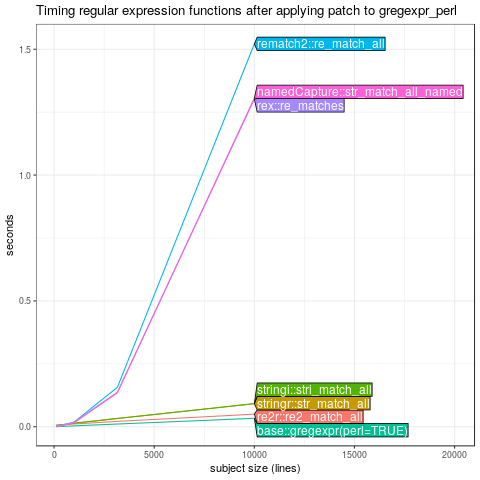

This chart was generated by the following R code:
library(data.table)
library(dplyr)
library(rex)
library(namedCapture)
library(rematch2)
library(stringr)
library(stringi)
library(re2r)
trackDb.txt.gz <- system.file(
  "extdata", "trackDb.txt.gz", package="namedCapture")
trackDb.lines <- readLines(trackDb.txt.gz)
pattern <- "track ((.*?)_(McGill([0-9,]+))(Coverage|Peaks)|[^\n]+)(?:\n[^\n]+)*\\s+bigDataUrl ([^\n]+)"
named.pattern <- "track (?P<trackName>(?P<cellType>.*?)_(?P<sampleName>McGill(?P<sampleID>[0-9,]+))(?P<dataType>Coverage|Peaks)|[^\n]+)(?:\n[^\n]+)*\\s+bigDataUrl (?P<bigDataUrl>[^\n]+)"
timing.dt.list <- list()
for(subject.size in 10^seq(2, 4, by=0.5)){
  subject <- rep(trackDb.lines, l=subject.size)
  timing <- microbenchmark::microbenchmark("re2r::re2_match_all"={
    m <- re2r::re2_match_all(paste(subject, collapse="\n"), named.pattern)[[1]]
    data.frame(m[,-1]) %>% mutate(
      sampleID=as.integer(sampleID))
  }, "stringr::str_match_all"={
    m <- stringr::str_match_all(paste(subject, collapse="\n"), pattern)[[1]]
    data.frame(m[,-1]) %>% mutate(
      sampleID=as.integer(X4))
  }, "stringi::stri_match_all"={
    m <- stringi::stri_match_all(paste(subject, collapse="\n"), regex=pattern)[[1]]
    data.frame(m[,-1]) %>% mutate(
      sampleID=as.integer(X4))
  }, "base::gregexpr(perl=TRUE)"={
    g.res <- gregexpr(
      named.pattern, paste(subject, collapse="\n"), perl=TRUE)[[1]]
  }, "rematch2::re_match_all"={
    tib <- rematch2::re_match_all(paste(subject, collapse="\n"), named.pattern)
  }, "rex::re_matches"={
    re_matches(paste(subject, collapse="\n"), named.pattern, global=TRUE)[[1]] %>% mutate(
      sampleID=as.integer(sampleID))
  }, "namedCapture::str_match_all_named"={
    match.df <- namedCapture::str_match_all_named(
      paste(subject, collapse="\n"), named.pattern)
  },
  times=5)
  print(timing)
  timing.dt.list[[paste(subject.size)]] <- data.table(subject.size, timing)
}
timing.dt <- do.call(rbind, timing.dt.list)
timing.dt[, seconds := time/1e9]
stats.dt <- timing.dt[, list(
  median=median(seconds),
  q25=quantile(seconds, 0.25),
  q75=quantile(seconds, 0.75)
  ), by=list(expr, subject.size)]
library(ggplot2)
gg <- ggplot()+
  ggtitle(paste(
    "Timing regular expression functions",
    "after applying patch to gregexpr_perl"
  ))+
  theme_bw()+
  geom_ribbon(aes(
    subject.size, ymin=q25, ymax=q75, fill=expr),
    alpha=0.5,
    data=stats.dt)+
  geom_line(aes(
    subject.size, median, color=expr),
    data=stats.dt)+
  ylab("seconds")+
  scale_x_continuous(
    "subject size (lines)",
    limits=c(NA, 2e4))
dl <- directlabels::direct.label(gg, "last.polygons")
png("figure-trackDb-pkgs.png")
print(dl)
dev.off()
